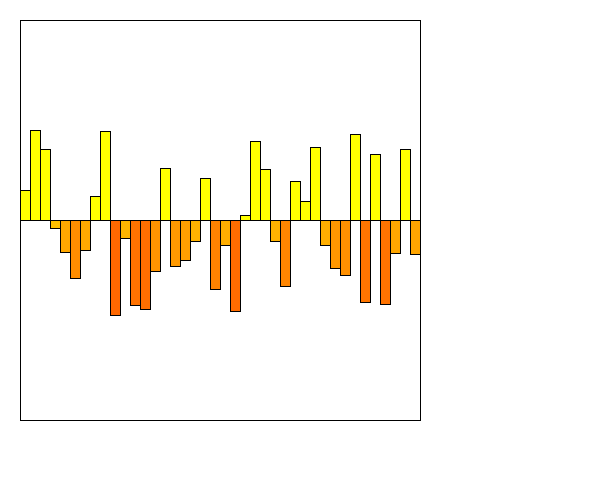
Frame 1 (no input)
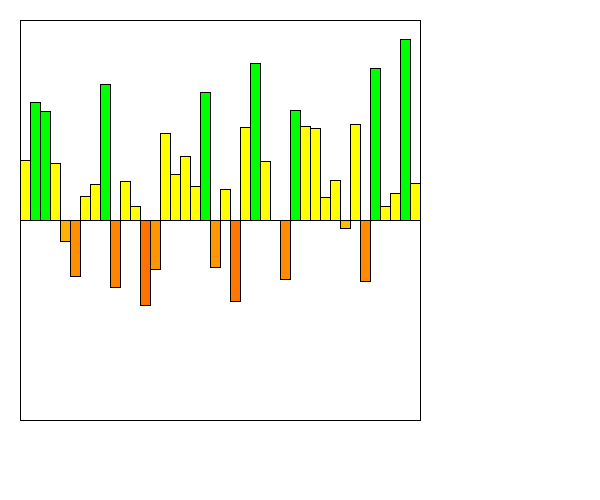
Frame 60 (the mouse pressed at the canvas centre just before this capture)
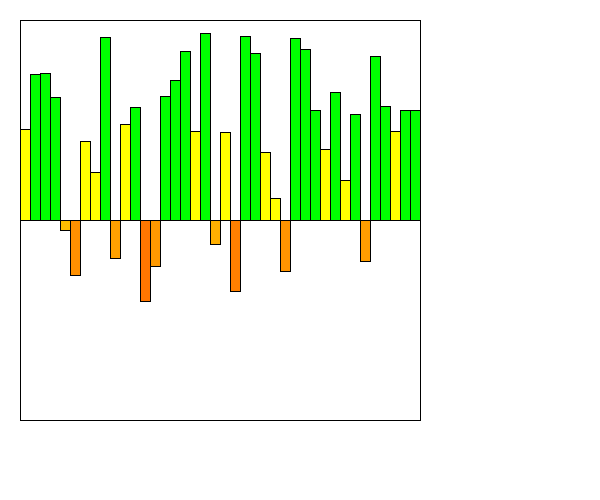
Frame 120 (the mouse held since frame 60 and released just before this capture)

The Processing sketch that drew these frames (run headless with seeded random() and noise(); from frame 60 on, the mouse is pressed at the canvas centre):

// Processing sketch: Section1
// ── Section1.pde
int MAX_VALUE = 100;
int MIN_VALUE = -100;
Visualizer v;

/*You are simulating a visualizer of multiple values
 You need to create a display method first. 
 Then you can make a method that changes the values each time the update is called. 
 */
class Visualizer {
  float x, y;
  float [] values;
  float [] speeds;
  int num;
  int width, height;
  Visualizer(float x, float y) {
    this.x = x;
    this.y = y;
    this.width = 400;
    this.height = 200;
    values = new float[10];
    speeds = new float[10];
    for (int i = 0; i < values.length; i++) {
      values[i] = random(-99, 99);
      speeds[i] = random(2);
    }
  }
  
  /**A constructor for a Visualizer
  *@param float x, y
  *@param int num is the number of values
  */
  Visualizer(float x, float y, int num) {
    this.x = x;
    this.y = y;
    this.num = num;
    this.width = 400;
    this.height = 200;
    values = new float[num];
    speeds = new float[num];
    for (int i = 0; i < values.length; i++) {
      values[i] = random(-99, 99);
      speeds[i] = random(2);
    }
  }
  
  /**A constructor for a Visualizer
  *@param float x, y
  *@param int num is the number of values
  *@param int width, height (of the Visualizer)
  */
  Visualizer(float x, float y, int num, int width, int height){
    this.x = x;
    this.y = y;
    this.width = width;
    this.height = height;
    MAX_VALUE = height/2;
    MIN_VALUE = -(height/2);
    values = new float[num];
    speeds = new float[num];
    for (int i = 0; i < values.length; i++){
      values[i] = random(-99, 99);
      speeds[i] = random(2);
    }
  }

  void display() {
    //draw the bars equally spaced inside this box. 
    //You can assume 10, but it would be even better 
    //if you could modify it to be larger increments.
    fill(255);
    rect(x, y, width, height);
    //This is a 200x400 box.
    //The width of the visualizer is 400! This rect is the border

    //the line is the 0 y-value, the top is 100, the bottom is -100
    line(x, y+(height/2), x+width, y+(height/2));

    //You need to use a loop. You need to make the HEIGHT of the bars 
    //the values in the array.
    //Negative values are red, and go below the line.
    //Positive values are green and go above the line.

    //???WRITE THIS METHOD FIRST!!!
    for(int i = 0; i < values.length; i++){ //looping through array
      if(values[i] < 0){ //if value is negative
        //fill(255, 165-(Math.abs(values[i]) * (165/MAX_VALUE)), 0);
        float g = (MAX_VALUE + values[i]) * (255/MAX_VALUE);// * (165/MAX_VALUE));
        fill(255, g, 0);
          //fill(255, 165-(Math.abs(values[i]) * (165/(height/2))), 0);
        //}else fill(255, values[i]* (165/MAX_VALUE), 0);
        rect(x+(i*(width/values.length)), y+(height/2)+(Math.abs(values[i])), width/values.length, values[i]);
      }else{ //if value is positive
        /*if(values[i] < (MAX_VALUE / 2)) fill(255-(values[i] * (255/height)), 255, 0);
        else fill(255-(values[i]*(255/height/2)), 255, 0);
        */
        if(values[i] < (MAX_VALUE / 2)) fill(255, 255, 0);
        else fill(0, 255, 0);
        rect(x+(i*(width/values.length)), y+((height/2)-values[i]), width/values.length, values[i]);
      }
    }
   

    //Width of the visualizer is 400!

  
  }
  void update() {
    //???WRITE THIS METHOD SECOND!!!
    for (int i = 0; i < values.length; i++) { //loop through array
      values[i] += speeds[i]; //the speed updates the values. Do not touch this.
      //??? keep them values between max/min value so they stay in the box.
      if(values[i] >= MAX_VALUE || values[i] <= MIN_VALUE){ //if the value reaches min or max, reverse the speeds
        speeds[i] = -speeds[i];
      }
      //??? reverse the speeds so the bar oscillates up/down when it reaches max/min

      
    }
  }
}

void setup() {
  size(600, 500);
  v = new Visualizer(20, 20, 40, 400, 400);
}
void draw() {
  background(255);
  v.display();
  v.update();
}
